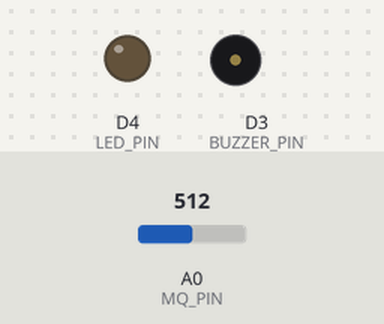
Simulated run of this sketch. Board: ESP8266 (NodeMCU). Shown: output pins drawn as LEDs (lit = HIGH), buzzer (waves = sounding, pin HIGH). The test bench sets the inputs (shaded band); at power-on: A0 (MQ_PIN) = 512. WiFi joins after 1.5 s; servers stay silent unless stated; uploads are accepted with an empty reply; what the sketch prints to the serial monitor is not drawn.

Above: at 2.7 s.
2.8 s: A0 (MQ_PIN) set to 985
8.2 s: A0 (MQ_PIN) set to 1010
At 12.7 s:
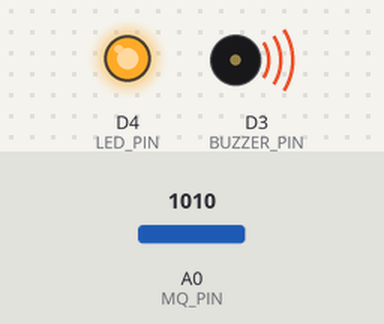
13.7 s: A0 (MQ_PIN) set to 990
At 18.6 s:
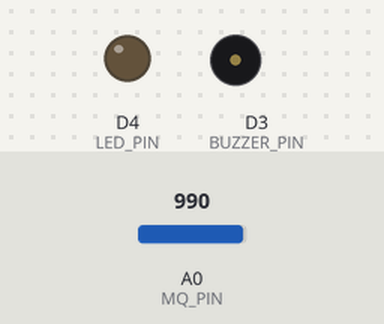
19.0 s: A0 (MQ_PIN) set to 1023
At 23.4 s:
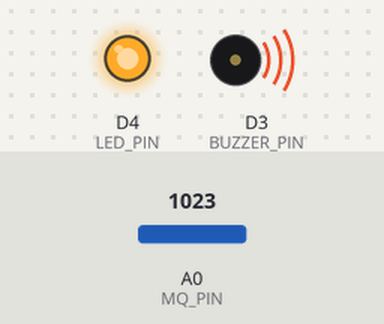
Timing chart, 0 to 24.9 s (numbered marks = the images above; inputs shaded):
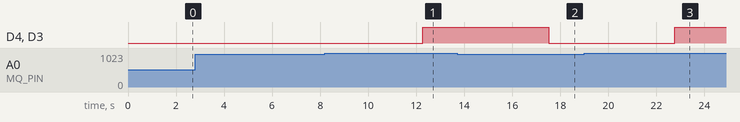

The sketch:

1.ino
```cpp
#include <ESP8266HTTPClient.h>
#include <ESP8266WiFi.h>
#include <WiFiClient.h>

#define MQ_PIN A0 // Pin analog untuk sensor MQ-5
#define BUZZER_PIN D3 // Pin digital untuk buzzer
#define LED_PIN D4 // Pin digital untuk LED

WiFiClient wifiClient;

const char *ssid = "hahahaha";
const char *password = "hahahaha";

void setup()
{
  Serial.begin(115200);
  pinMode(MQ_PIN, INPUT); // Mengatur pin sensor MQ-5 sebagai input
  pinMode(BUZZER_PIN, OUTPUT); // Mengatur pin buzzer sebagai output
  pinMode(LED_PIN, OUTPUT); // Mengatur pin LED sebagai output

  Serial.print("Connecting to ");
  Serial.println(ssid);
  WiFi.begin(ssid, password);

  while (WiFi.status() != WL_CONNECTED)
  { // Menunggu sampai terhubung
    delay(500);
    Serial.print(".");
  }

  Serial.println("");
  Serial.println("WiFi connected");
  Serial.println(WiFi.localIP());
}

void loop()
{
  float mq5Value = analogRead(MQ_PIN); // Membaca nilai sensor MQ-5
  int buzzerValue = analogRead(BUZZER_PIN);

  if (WiFi.status() == WL_CONNECTED)
  {
    HTTPClient http;
    Serial.print("[HTTP] begin...\n");
    String link;
    link = F("http://192.168.43.24/IoT/kirimdata.php?tingkatKebocoran=");
    link += String(mq5Value, 6);

    // Add buzzer data to the link
    link += F("&buzzer=");
    link += String(buzzerValue);

    Serial.printf("Link: %s\n", link);
    http.begin(wifiClient, link);

    Serial.print("[HTTP] GET...\n");
    int httpCode = http.GET();

    if (httpCode > 0)
    {
      Serial.printf("[HTTP] GET... code: %d\n", httpCode);

      if (httpCode == HTTP_CODE_OK)
      {
        Serial.print(F("Berhasil mengirimkan data ke Server\n"));
        Serial.print(F("Nilai MQ-5: "));
        Serial.print(mq5Value);
        Serial.print(F(" Buzzer Value: "));
        Serial.print(buzzerValue);
      }
      else
      {
        Serial.printf("[HTTP] GET... failed, error: %s\n", http.errorToString(httpCode).c_str());
      }
      delay(50);
    }
    http.end();

    // Mengecek kondisi nilai sensor gas (MQ-5)
    if (mq5Value > 1000)
    {
      digitalWrite(BUZZER_PIN, HIGH); // Menghidupkan buzzer
      digitalWrite(LED_PIN, HIGH); // Menghidupkan LED
    }
    else
    {
      digitalWrite(BUZZER_PIN, LOW); // Mematikan buzzer
      digitalWrite(LED_PIN, LOW); // Mematikan LED
    }
  }
  else
  {
    Serial.println("Delay...");
  }
  delay(5000);
}
```

Measured:
- the behaviour switches between 1000 and 1001 on A0 (MQ_PIN) (found by bisection; images 0 and 1)
- after the input at 2.8 s, every drawn part: stays the same
- after the input at 8.2 s, D4 (LED_PIN), D3 (BUZZER_PIN): LOW → HIGH after 4.1 s
- after the input at 13.7 s, D4 (LED_PIN), D3 (BUZZER_PIN): HIGH → LOW after 3.8 s
- after the input at 19.0 s, D4 (LED_PIN), D3 (BUZZER_PIN): LOW → HIGH after 3.8 s
